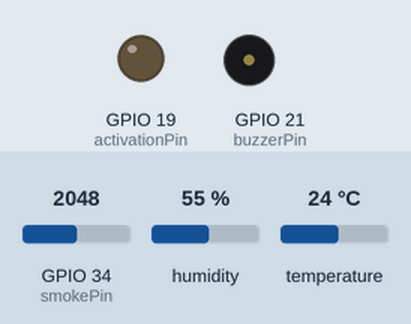
Simulated run of this sketch. Board: ESP32. Shown: output pins drawn as LEDs (lit = HIGH), buzzer (waves = sounding, pin HIGH). The inputs (shaded band) are chosen by the test bench; at power-on: GPIO 34 (smokePin) = 2048, humidity 55 %, temperature 24 °C. WiFi joins after 1.5 s; servers stay silent unless stated; uploads are accepted with an empty reply; what the sketch prints to the serial monitor is not drawn.

Above: at 2.7 s.
2.8 s: GPIO 34 (smokePin) set to 1072
4.3 s: GPIO 34 (smokePin) set to 1023
At 5.1 s:
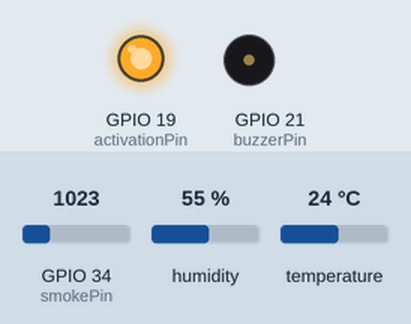
Timing chart, 0 to 7.3 s (numbered marks = the images above; inputs shaded):
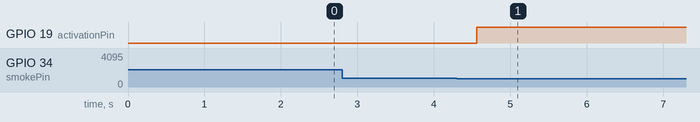

The sketch:

CorreFocs_ExtinguishingBall.ino
```cpp
// (licence header left out)
#include <WiFi.h>
#include <HTTPClient.h>
#include "DHT.h"

const char* ssid = "WaycoPass";
const char* password = "3nj0y-d4y";

//Your Domain name with URL path or IP address with path
const char* serverName = "http://192.168.10.84:5000/webhook";

// the following variables are unsigned longs because the time, measured in
// milliseconds, will quickly become a bigger number than can be stored in an int.
unsigned long lastTime = 0;
// Timer set to 10 minutes (600000)
//unsigned long timerDelay = 600000;
// Set timer to 2.5 seconds (2500)
unsigned long timerDelay = 2500;

// Variables sensor de CO2
const int smokePin = 34;
int adc_MQ;
float voltaje;
float Rs;
double CO2;


// Variables sensor de humedad y temperatura
#define DHTPIN 4
#define DHTTYPE DHT11

DHT dht(DHTPIN, DHTTYPE);
float humidity;
float temperature;
float dtemp;

const String id = "BME281";
String s = "Full";

// Variables de activacion
const unsigned int activationPin = 19;
const unsigned int buzzerPin = 21;

void setup() {
  pinMode(activationPin, OUTPUT);
  digitalWrite(activationPin, LOW);

  pinMode(buzzerPin, OUTPUT);

  Serial.begin(115200);

  WiFi.begin(ssid, password);
  Serial.println("Connecting");
  while(WiFi.status() != WL_CONNECTED) {
    delay(500);
    Serial.print(".");
  }
  Serial.println("");
  Serial.print("Connected to WiFi network with IP Address: ");
  Serial.println(WiFi.localIP());

  Serial.println("Timer set to 5 seconds (timerDelay variable), it will take 5 seconds before publishing the first reading.");

  dht.begin();
  temperature = dht.readTemperature();
}

void loop() {
  //Obtener data del sensor y calcular valor
  delay(500);
  adc_MQ = analogRead(smokePin); //Lemos la salida analógica  del MQ
  voltaje = adc_MQ * (5.0 / 1023.0); //Convertimos la lectura en un valor de voltaje
  Rs=1000*((5-voltaje)/voltaje);  //Calculamos Rs con un RL de 1k
  CO2=0.4091*pow(Rs/5463, -1.497); // calculamos la concentración  de alcohol con la ecuación obtenida.


  humidity = dht.readHumidity();
  dtemp = dht.readTemperature() - temperature;
  temperature = dht.readTemperature();

  if (isnan(humidity) || isnan(temperature)) {
    Serial.println(F("Failed to read from DHT sensor!"));
    return;
  }
  if (isnan(CO2)) {
    Serial.println(F("Failed to read from CO2 sensor!"));
    return;
  }
  Serial.print(F("CO2: "));
  Serial.print(CO2);
  Serial.print(F(" Humedad: "));
  Serial.print(humidity);
  Serial.print(F("% Temperatura: "));
  Serial.print(temperature);
  Serial.println(F("°C "));

  if(CO2 > 10000 || dtemp > 0.3){
    activate();
  }

  //Send an HTTP POST request every 10 minutes
  if ((millis() - lastTime) > timerDelay) {
    httpPost();
    lastTime = millis();
  }
}

void httpPost(){
  //Check WiFi connection status
    if(WiFi.status()== WL_CONNECTED){
      WiFiClient client;
      HTTPClient http;

      // Your Domain name with URL path or IP address with path
      http.begin(client, serverName);

      // If you need an HTTP request with a content type: application/json, use the following:
      http.addHeader("Content-Type", "application/json");
      int httpResponseCode = http.POST("{\"api_key\":\"tPmAT5Ab3j7F9\",\"id\":\"BME281\",\"latitude\":\" 39.4549137\",\"longitude\":\"-0.3277921\",\"temperature\":\""+String(temperature)+"\",\"humidity\":\""+String(humidity)+"\",\"CO2\":\""+String(CO2)+"\",\"status\":\""+s+"\"}");

      // If you need an HTTP request with a content type: text/plain
      //http.addHeader("Content-Type", "text/plain");
      //int httpResponseCode = http.POST("Hello, World!");

      Serial.print("HTTP Response code: ");
      Serial.println(httpResponseCode);

      switch(httpResponseCode){
          case 104:
              activate();
              break;
          case 105 :
              makeSound();
              break;
          default:
              noAction();
      }
      // Free resources
      http.end();
    }
    else {
      Serial.println("WiFi Disconnected");
    }
}

void activate(){
  s = "Empty";
  digitalWrite(activationPin, HIGH);
}
void makeSound(){
  digitalWrite(buzzerPin, HIGH);
}

void noAction(){
  digitalWrite(buzzerPin, LOW);
}
```

Measured:
- the behaviour switches between 1024 and 1023 on GPIO 34 (smokePin) (found by bisection; images 0 and 1)
- after the input at 2.8 s, every drawn part: stays the same
- after the input at 4.3 s, GPIO 19 (activationPin): LOW → HIGH after 0.26 s
